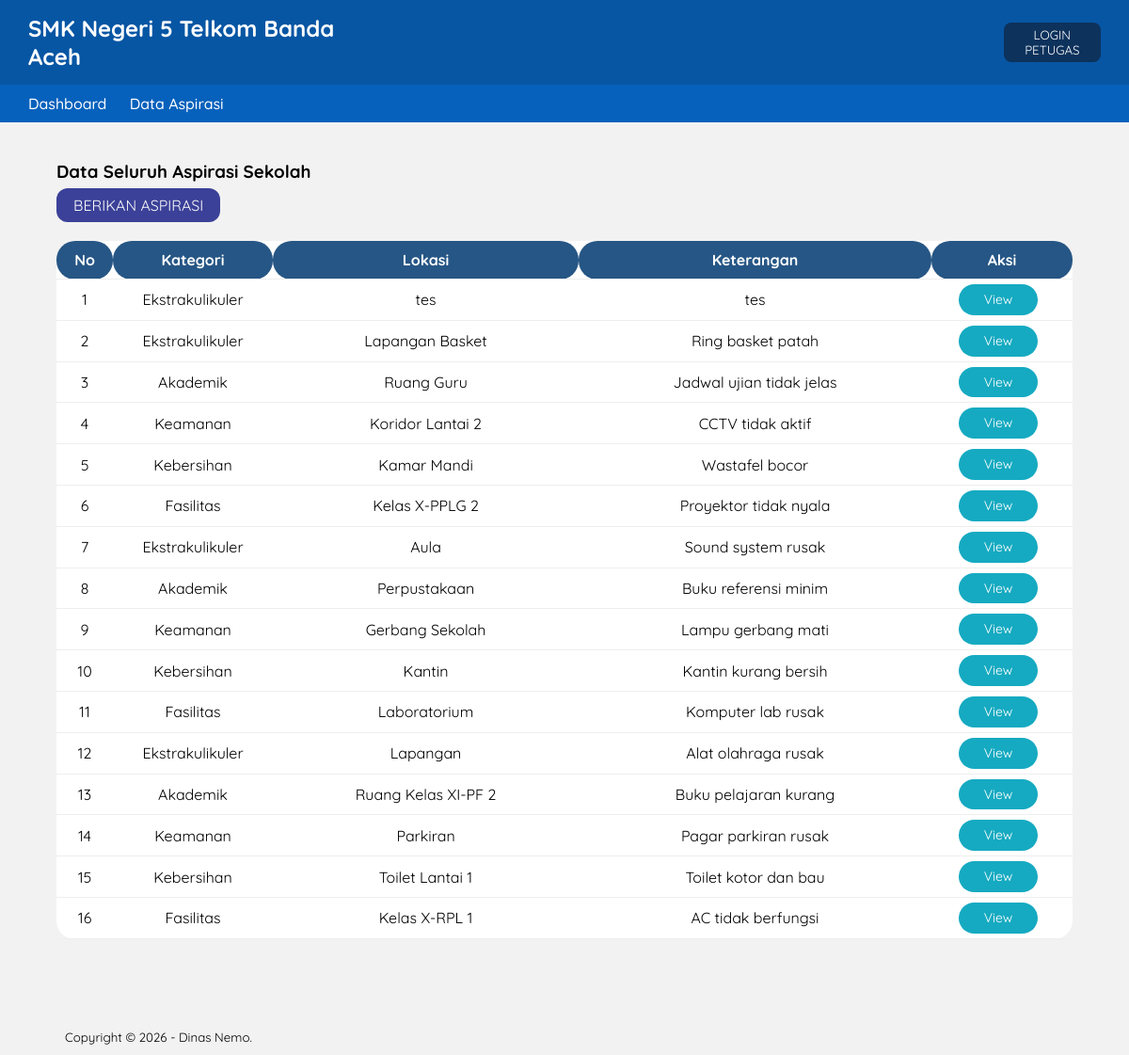
The app's page /data_aspirasi.php with its own data.
### tables this page shows
CREATE TABLE `input_aspirasi` (
  `id_pelaporan` int(5) NOT NULL,
  `nis` int(10) NOT NULL,
  `id_kategori` int(5) NOT NULL,
  `lokasi` varchar(50) DEFAULT NULL,
  `ket` varchar(50) DEFAULT NULL,
  `created_at` datetime DEFAULT current_timestamp()
);

CREATE TABLE `kategori` (
  `id_kategori` int(5) NOT NULL,
  `ket_kategori` varchar(30) NOT NULL
);

### data_aspirasi.php (the view, shortened to what this page needs)
<?php
    include 'db.php';
?>
<!DOCTYPE html>
<html lang="en">
<head>
    <link rel="stylesheet" href="css/style.css">
</head>
<body>
<header>
<div class="navbar">
    <div class="logo">SMK Negeri 5 Telkom Banda Aceh </div>
    <div class="user">
        <button class="btn-log"><a href="login.php">LOGIN PETUGAS</a></button>
    </div>
</div>
<div class="menu">
    <a href="index.php">Dashboard</a>
    <a href="data_aspirasi.php">Data Aspirasi</a>
</div>
</header>
    <div class="section">
        <div class="container-tabel">
            <br>
            <h3>Data Seluruh Aspirasi Sekolah</h3>
                <table class="table">
                <thead>
                    <a class="btn-tambah" href="tambah_aspirasi.php">BERIKAN ASPIRASI</a>
                    <tr>
                        <th width="60px">No</th>
                        <th width="170px">Kategori</th>
                        <th>Lokasi</th>
                        <th>Keterangan</th>
                        <th width="150px">Aksi</th>
                    </tr>
                </thead>
                <tbody>
                    <?php
                        $no = 1;
                        $kategori = mysqli_query($CON, "SELECT * FROM input_aspirasi LEFT JOIN kategori USING (id_kategori) ORDER BY id_pelaporan DESC");
                        if(mysqli_num_rows($kategori) > 0){
                            while($row = mysqli_fetch_array($kategori)){
                     ?>
                    <tr>
                        <td><?php echo $no++ ?></td>
                        <td><?php echo $row['ket_kategori'] ?></td>
                        <td><?php echo $row['lokasi'] ?></td>
                        <td><?php echo $row['ket'] ?></td>
                        <td>
                            <a class="btn-view" href="detail_aspirasi.php?id=<?php echo urlencode($row['id_pelaporan']) ?>">View</a>
                        </td>
                    </tr>
                    <?php }}else{ ?>
                        <tr>
                            <td colspan="6">Tidak ada data</td>
                        </tr>
                    <?php } ?>
                </tbody>
            </table>
            </div>
        </div>
        <footer>
            <div class="container">
                <small>Copyright &copy; 2026 - Dinas Nemo.</small>
            </div>
</body>
</html>

### css/style.css (style rules this page uses)
* { margin: 0; padding: 0; box-sizing: border-box; font-family: 'Quicksand', sans-serif; }
body { background: #f2f2f2; }
a { text-decoration: none; }
.navbar { background: #0756a4; color: white; padding: 15px 30px; display: flex; justify-content: space-between; align-items: center; }
.navbar a { color: white; text-decoration: none; }
.menu { background: #0661bc; padding: 10px 30px; }
.menu a { color: white; margin-right: 20px; text-decoration: none; }
.logo { font-size: 24px; font-weight: bold; margin-right: 62%; }
.menu { font-size: 16px; font-weight: 500; text-decoration: none; margin-right: 15px; width: 100%; }
.btn-log { padding: 5px 10px; background-color: #0d325c; color: #fff; border: none; border-radius: 8px; cursor: pointer; text-decoration: none; }
.container-tabel { width: 90%; margin: 0 auto; overflow: hidden; }
.container { width: 90%; padding-top: 2%; margin: 0 auto; overflow: hidden; }
.container ::after { content: ""; display: block; clear: both; }
footer { padding: 10px; margin-top: 20px; }
.table { width: 100%; background: white; border-radius: 20px; }
.table td { padding: 10px; text-align: center; border-radius: 20px; }
.table th { background: #265685; color: white; border-radius: 20px; }
.table { width: 100%; margin-top: 20px; margin-bottom: 20px; }
.table tr { border-bottom: 1px solid #ccc; height: 40px; border-radius: 20px; }
.table tr td { padding: 5px; }
.btn-hapus, .btn-edit, .btn-view { display: inline-block; padding: 8px 14px; min-width: 84px; text-decoration: none; border-radius: 20px; color: #fff; text-align: center; margin-right: 8px; white-space: nowrap; box-sizing: border-box; font-size: 14px; line-height: 1.2; }
.btn-view { background: #15aac1; }
.btn-tambah { display: inline-block; padding: 8px 18px; background-color: #3b4198; color: #fafafa; border: none; cursor: pointer; border-radius: 12px; text-decoration: none; line-height: normal; vertical-align: middle; margin-top: 6px; box-sizing: border-box; }
.section { padding: 20px 0; }
table { width: 100%; border-collapse: collapse; }
table th, table td { padding: 10px; border-bottom: 1px solid #eee; }

### records on screen
input_aspirasi: id_kategori.ket_kategori "Ekstrakulikuler", lokasi "tes", ket "tes"
input_aspirasi: id_kategori.ket_kategori "Ekstrakulikuler", lokasi "Lapangan Basket", ket "Ring basket patah"
input_aspirasi: id_kategori.ket_kategori "Akademik", lokasi "Ruang Guru", ket "Jadwal ujian tidak jelas"
input_aspirasi: id_kategori.ket_kategori "Keamanan", lokasi "Koridor Lantai 2", ket "CCTV tidak aktif"
input_aspirasi: id_kategori.ket_kategori "Kebersihan", lokasi "Kamar Mandi", ket "Wastafel bocor"
input_aspirasi: id_kategori.ket_kategori "Fasilitas", lokasi "Kelas X-PPLG 2", ket "Proyektor tidak nyala"
input_aspirasi: id_kategori.ket_kategori "Ekstrakulikuler", lokasi "Aula", ket "Sound system rusak"
input_aspirasi: id_kategori.ket_kategori "Akademik", lokasi "Perpustakaan", ket "Buku referensi minim"
input_aspirasi: id_kategori.ket_kategori "Keamanan", lokasi "Gerbang Sekolah", ket "Lampu gerbang mati"
input_aspirasi: id_kategori.ket_kategori "Kebersihan", lokasi "Kantin", ket "Kantin kurang bersih"
input_aspirasi: id_kategori.ket_kategori "Fasilitas", lokasi "Laboratorium", ket "Komputer lab rusak"
input_aspirasi: id_kategori.ket_kategori "Ekstrakulikuler", lokasi "Lapangan", ket "Alat olahraga rusak"
input_aspirasi: id_kategori.ket_kategori "Akademik", lokasi "Ruang Kelas XI-PF 2", ket "Buku pelajaran kurang"
input_aspirasi: id_kategori.ket_kategori "Keamanan", lokasi "Parkiran", ket "Pagar parkiran rusak"
input_aspirasi: id_kategori.ket_kategori "Kebersihan", lokasi "Toilet Lantai 1", ket "Toilet kotor dan bau"
input_aspirasi: id_kategori.ket_kategori "Fasilitas", lokasi "Kelas X-RPL 1", ket "AC tidak berfungsi"
